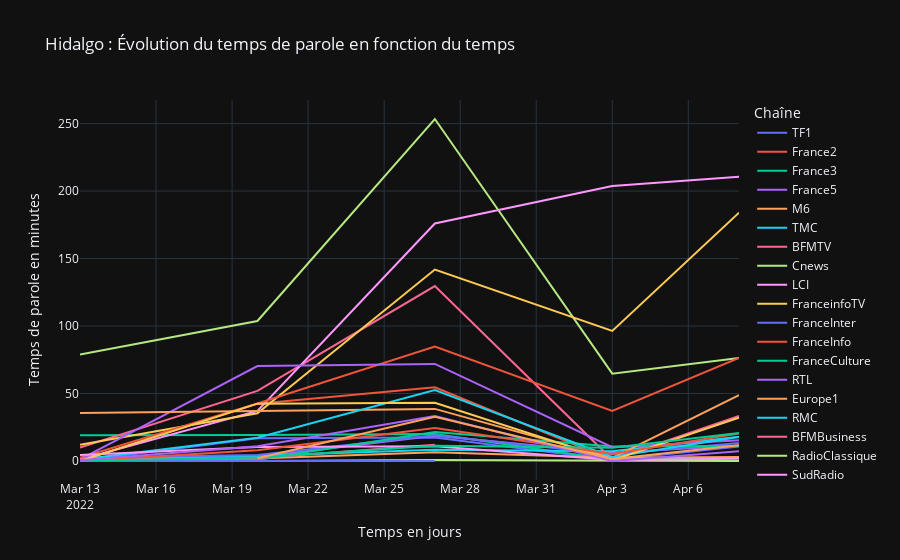

This figure's notebook cell:
### Code cell
px.line(df_hidalgo, x='Période', y="Somme", color='Chaîne', labels={
    "Période": "Temps en jours",
    "Somme": "Temps de parole en minutes",
    "Chaîne": "Chaîne"
}, title="Hidalgo : Évolution du temps de parole en fonction du temps")

### Figure 1 — Plotly figure (JSON) as saved in the notebook; plotly's stock layout.template omitted (floating-point values rounded to 4 significant figures)
{"data": [{"hovertemplate": "Chaîne=TF1<br>Temps en jours=%{x}<br>Temps de parole en minutes=%{y}<extra></extra>", "legendgroup": "TF1", "line": {"color": "#636efa", "dash": "solid"}, "marker": {"symbol": "circle"}, "mode": "lines", "name": "TF1", "orientation": "v", "showlegend": true, "x": ["2022-03-13T00:00:00", "2022-03-20T00:00:00", "2022-03-27T00:00:00", "2022-04-03T00:00:00", "2022-04-08T00:00:00"], "xaxis": "x", "y": [0.0, 16.8, 17.47, 0.6833, 10.8], "yaxis": "y", "type": "scatter"}, {"hovertemplate": "Chaîne=France2<br>Temps en jours=%{x}<br>Temps de parole en minutes=%{y}<extra></extra>", "legendgroup": "France2", "line": {"color": "#EF553B", "dash": "solid"}, "marker": {"symbol": "circle"}, "mode": "lines", "name": "France2", "orientation": "v", "showlegend": true, "x": ["2022-03-13T00:00:00", "2022-03-20T00:00:00", "2022-03-27T00:00:00", "2022-04-03T00:00:00", "2022-04-08T00:00:00"], "xaxis": "x", "y": [0.0, 42.48, 54.65, 0.5833, 32.82], "yaxis": "y", "type": "scatter"}, {"hovertemplate": "Chaîne=France3<br>Temps en jours=%{x}<br>Temps de parole en minutes=%{y}<extra></extra>", "legendgroup": "France3", "line": {"color": "#00cc96", "dash": "solid"}, "marker": {"symbol": "circle"}, "mode": "lines", "name": "France3", "orientation": "v", "showlegend": true, "x": ["2022-03-13T00:00:00", "2022-03-20T00:00:00", "2022-03-27T00:00:00", "2022-04-03T00:00:00", "2022-04-08T00:00:00"], "xaxis": "x", "y": [19.1, 19.3, 20.07, 0.85, 2.383], "yaxis": "y", "type": "scatter"}, {"hovertemplate": "Chaîne=France5<br>Temps en jours=%{x}<br>Temps de parole en minutes=%{y}<extra></extra>", "legendgroup": "France5", "line": {"color": "#ab63fa", "dash": "solid"}, "marker": {"symbol": "circle"}, "mode": "lines", "name": "France5", "orientation": "v", "showlegend": true, "x": ["2022-03-13T00:00:00", "2022-03-20T00:00:00", "2022-03-27T00:00:00", "2022-04-03T00:00:00", "2022-04-08T00:00:00"], "xaxis": "x", "y": [0.6, 3.05, 18.65, 6.15, 11.5], "yaxis": "y", "type": "scatter"}, {"hovertemplate": "Chaîne=M6<br>Temps en jours=%{x}<br>Temps de parole en minutes=%{y}<extra></extra>", "legendgroup": "M6", "line": {"color": "#FFA15A", "dash": "solid"}, "marker": {"symbol": "circle"}, "mode": "lines", "name": "M6", "orientation": "v", "showlegend": true, "x": ["2022-03-13T00:00:00", "2022-03-20T00:00:00", "2022-03-27T00:00:00", "2022-04-03T00:00:00", "2022-04-08T00:00:00"], "xaxis": "x", "y": [1.517, 1.9, 6.417, 2.35, 3.033], "yaxis": "y", "type": "scatter"}, {"hovertemplate": "Chaîne=TMC<br>Temps en jours=%{x}<br>Temps de parole en minutes=%{y}<extra></extra>", "legendgroup": "TMC", "line": {"color": "#19d3f3", "dash": "solid"}, "marker": {"symbol": "circle"}, "mode": "lines", "name": "TMC", "orientation": "v", "showlegend": true, "x": ["2022-03-13T00:00:00", "2022-03-20T00:00:00", "2022-03-27T00:00:00", "2022-04-03T00:00:00", "2022-04-08T00:00:00"], "xaxis": "x", "y": [0.9833, 3.85, 8.383, 7.217, 17.93], "yaxis": "y", "type": "scatter"}, {"hovertemplate": "Chaîne=BFMTV<br>Temps en jours=%{x}<br>Temps de parole en minutes=%{y}<extra></extra>", "legendgroup": "BFMTV", "line": {"color": "#FF6692", "dash": "solid"}, "marker": {"symbol": "circle"}, "mode": "lines", "name": "BFMTV", "orientation": "v", "showlegend": true, "x": ["2022-03-13T00:00:00", "2022-03-20T00:00:00", "2022-03-27T00:00:00", "2022-04-03T00:00:00", "2022-04-08T00:00:00"], "xaxis": "x", "y": [10.02, 51.92, 129.6, 1.1, 33.35], "yaxis": "y", "type": "scatter"}, {"hovertemplate": "Chaîne=Cnews<br>Temps en jours=%{x}<br>Temps de parole en minutes=%{y}<extra></extra>", "legendgroup": "Cnews", "line": {"color": "#B6E880", "dash": "solid"}, "marker": {"symbol": "circle"}, "mode": "lines", "name": "Cnews", "orientation": "v", "showlegend": true, "x": ["2022-03-13T00:00:00", "2022-03-20T00:00:00", "2022-03-27T00:00:00", "2022-04-03T00:00:00", "2022-04-08T00:00:00"], "xaxis": "x", "y": [78.85, 103.7, 253.4, 64.73, 76.37], "yaxis": "y", "type": "scatter"}, {"hovertemplate": "Chaîne=LCI<br>Temps en jours=%{x}<br>Temps de parole en minutes=%{y}<extra></extra>", "legendgroup": "LCI", "line": {"color": "#FF97FF", "dash": "solid"}, "marker": {"symbol": "circle"}, "mode": "lines", "name": "LCI", "orientation": "v", "showlegend": true, "x": ["2022-03-13T00:00:00", "2022-03-20T00:00:00", "2022-03-27T00:00:00", "2022-04-03T00:00:00", "2022-04-08T00:00:00"], "xaxis": "x", "y": [1.167, 37.1, 176.0, 203.7, 210.6], "yaxis": "y", "type": "scatter"}, {"hovertemplate": "Chaîne=FranceinfoTV<br>Temps en jours=%{x}<br>Temps de parole en minutes=%{y}<extra></extra>", "legendgroup": "FranceinfoTV", "line": {"color": "#FECB52", "dash": "solid"}, "marker": {"symbol": "circle"}, "mode": "lines", "name": "FranceinfoTV", "orientation": "v", "showlegend": true, "x": ["2022-03-13T00:00:00", "2022-03-20T00:00:00", "2022-03-27T00:00:00", "2022-04-03T00:00:00", "2022-04-08T00:00:00"], "xaxis": "x", "y": [11.97, 35.37, 141.8, 96.33, 184.0], "yaxis": "y", "type": "scatter"}, {"hovertemplate": "Chaîne=FranceInter<br>Temps en jours=%{x}<br>Temps de parole en minutes=%{y}<extra></extra>", "legendgroup": "FranceInter", "line": {"color": "#636efa", "dash": "solid"}, "marker": {"symbol": "circle"}, "mode": "lines", "name": "FranceInter", "orientation": "v", "showlegend": true, "x": ["2022-03-13T00:00:00", "2022-03-20T00:00:00", "2022-03-27T00:00:00", "2022-04-03T00:00:00", "2022-04-08T00:00:00"], "xaxis": "x", "y": [2.383, 4.483, 19.02, 5.067, 13.28], "yaxis": "y", "type": "scatter"}, {"hovertemplate": "Chaîne=FranceInfo<br>Temps en jours=%{x}<br>Temps de parole en minutes=%{y}<extra></extra>", "legendgroup": "FranceInfo", "line": {"color": "#EF553B", "dash": "solid"}, "marker": {"symbol": "circle"}, "mode": "lines", "name": "FranceInfo", "orientation": "v", "showlegend": true, "x": ["2022-03-13T00:00:00", "2022-03-20T00:00:00", "2022-03-27T00:00:00", "2022-04-03T00:00:00", "2022-04-08T00:00:00"], "xaxis": "x", "y": [2.383, 42.55, 84.83, 37.02, 76.33], "yaxis": "y", "type": "scatter"}, {"hovertemplate": "Chaîne=FranceCulture<br>Temps en jours=%{x}<br>Temps de parole en minutes=%{y}<extra></extra>", "legendgroup": "FranceCulture", "line": {"color": "#00cc96", "dash": "solid"}, "marker": {"symbol": "circle"}, "mode": "lines", "name": "FranceCulture", "orientation": "v", "showlegend": true, "x": ["2022-03-13T00:00:00", "2022-03-20T00:00:00", "2022-03-27T00:00:00", "2022-04-03T00:00:00", "2022-04-08T00:00:00"], "xaxis": "x", "y": [0.4167, 0.9333, 21.43, 10.78, 11.1], "yaxis": "y", "type": "scatter"}, {"hovertemplate": "Chaîne=RTL<br>Temps en jours=%{x}<br>Temps de parole en minutes=%{y}<extra></extra>", "legendgroup": "RTL", "line": {"color": "#ab63fa", "dash": "solid"}, "marker": {"symbol": "circle"}, "mode": "lines", "name": "RTL", "orientation": "v", "showlegend": true, "x": ["2022-03-13T00:00:00", "2022-03-20T00:00:00", "2022-03-27T00:00:00", "2022-04-03T00:00:00", "2022-04-08T00:00:00"], "xaxis": "x", "y": [1.133, 70.35, 71.95, 10.27, 15.45], "yaxis": "y", "type": "scatter"}, {"hovertemplate": "Chaîne=Europe1<br>Temps en jours=%{x}<br>Temps de parole en minutes=%{y}<extra></extra>", "legendgroup": "Europe1", "line": {"color": "#FFA15A", "dash": "solid"}, "marker": {"symbol": "circle"}, "mode": "lines", "name": "Europe1", "orientation": "v", "showlegend": true, "x": ["2022-03-13T00:00:00", "2022-03-20T00:00:00", "2022-03-27T00:00:00", "2022-04-03T00:00:00", "2022-04-08T00:00:00"], "xaxis": "x", "y": [35.65, 37.37, 38.62, 2.233, 48.87], "yaxis": "y", "type": "scatter"}, {"hovertemplate": "Chaîne=RMC<br>Temps en jours=%{x}<br>Temps de parole en minutes=%{y}<extra></extra>", "legendgroup": "RMC", "line": {"color": "#19d3f3", "dash": "solid"}, "marker": {"symbol": "circle"}, "mode": "lines", "name": "RMC", "orientation": "v", "showlegend": true, "x": ["2022-03-13T00:00:00", "2022-03-20T00:00:00", "2022-03-27T00:00:00", "2022-04-03T00:00:00", "2022-04-08T00:00:00"], "xaxis": "x", "y": [1.183, 17.18, 52.53, 3.0, 17.77], "yaxis": "y", "type": "scatter"}, {"hovertemplate": "Chaîne=BFMBusiness<br>Temps en jours=%{x}<br>Temps de parole en minutes=%{y}<extra></extra>", "legendgroup": "BFMBusiness", "line": {"color": "#FF6692", "dash": "solid"}, "marker": {"symbol": "circle"}, "mode": "lines", "name": "BFMBusiness", "orientation": "v", "showlegend": true, "x": ["2022-03-13T00:00:00", "2022-03-20T00:00:00", "2022-03-27T00:00:00"], "xaxis": "x", "y": [1.433, 1.983, 12.12], "yaxis": "y", "type": "scatter"}, {"hovertemplate": "Chaîne=RadioClassique<br>Temps en jours=%{x}<br>Temps de parole en minutes=%{y}<extra></extra>", "legendgroup": "RadioClassique", "line": {"color": "#B6E880", "dash": "solid"}, "marker": {"symbol": "circle"}, "mode": "lines", "name": "RadioClassique", "orientation": "v", "showlegend": true, "x": ["2022-03-13T00:00:00", "2022-03-20T00:00:00", "2022-03-27T00:00:00", "2022-04-03T00:00:00", "2022-04-08T00:00:00"], "xaxis": "x", "y": [0.0, 0.0, 0.75, 0.0, 0.0], "yaxis": "y", "type": "scatter"}, {"hovertemplate": "Chaîne=SudRadio<br>Temps en jours=%{x}<br>Temps de parole en minutes=%{y}<extra></extra>", "legendgroup": "SudRadio", "line": {"color": "#FF97FF", "dash": "solid"}, "marker": {"symbol": "circle"}, "mode": "lines", "name": "SudRadio", "orientation": "v", "showlegend": true, "x": ["2022-03-13T00:00:00", "2022-03-20T00:00:00", "2022-03-27T00:00:00", "2022-04-03T00:00:00", "2022-04-08T00:00:00"], "xaxis": "x", "y": [4.4, 10.4, 11.0, 0.7667, 1.667], "yaxis": "y", "type": "scatter"}, {"hovertemplate": "Chaîne=TV5Monde<br>Temps en jours=%{x}<br>Temps de parole en minutes=%{y}<extra></extra>", "legendgroup": "TV5Monde", "line": {"color": "#FECB52", "dash": "solid"}, "marker": {"symbol": "circle"}, "mode": "lines", "name": "TV5Monde", "orientation": "v", "showlegend": true, "x": ["2022-03-13T00:00:00", "2022-03-20T00:00:00", "2022-03-27T00:00:00", "2022-04-03T00:00:00", "2022-04-08T00:00:00"], "xaxis": "x", "y": [0.0, 42.48, 43.15, 0.5833, 32.08], "yaxis": "y", "type": "scatter"}, {"hovertemplate": "Chaîne=Euronews<br>Temps en jours=%{x}<br>Temps de parole en minutes=%{y}<extra></extra>", "legendgroup": "Euronews", "line": {"color": "#636efa", "dash": "solid"}, "marker": {"symbol": "circle"}, "mode": "lines", "name": "Euronews", "orientation": "v", "showlegend": true, "x": ["2022-03-13T00:00:00", "2022-03-20T00:00:00", "2022-03-27T00:00:00"], "xaxis": "x", "y": [0.0, 0.0, 0.0], "yaxis": "y", "type": "scatter"}, {"hovertemplate": "Chaîne=RFI<br>Temps en jours=%{x}<br>Temps de parole en minutes=%{y}<extra></extra>", "legendgroup": "RFI", "line": {"color": "#EF553B", "dash": "solid"}, "marker": {"symbol": "circle"}, "mode": "lines", "name": "RFI", "orientation": "v", "showlegend": true, "x": ["2022-03-13T00:00:00", "2022-03-20T00:00:00", "2022-03-27T00:00:00", "2022-04-03T00:00:00", "2022-04-08T00:00:00"], "xaxis": "x", "y": [0.0, 8.0, 24.47, 5.133, 20.35], "yaxis": "y", "type": "scatter"}, {"hovertemplate": "Chaîne=France24<br>Temps en jours=%{x}<br>Temps de parole en minutes=%{y}<extra></extra>", "legendgroup": "France24", "line": {"color": "#00cc96", "dash": "solid"}, "marker": {"symbol": "circle"}, "mode": "lines", "name": "France24", "orientation": "v", "showlegend": true, "x": ["2022-03-13T00:00:00", "2022-03-20T00:00:00", "2022-03-27T00:00:00", "2022-04-03T00:00:00", "2022-04-08T00:00:00"], "xaxis": "x", "y": [0.2, 2.517, 11.38, 9.833, 20.68], "yaxis": "y", "type": "scatter"}, {"hovertemplate": "Chaîne=RMC Story<br>Temps en jours=%{x}<br>Temps de parole en minutes=%{y}<extra></extra>", "legendgroup": "RMC Story", "line": {"color": "#ab63fa", "dash": "solid"}, "marker": {"symbol": "circle"}, "mode": "lines", "name": "RMC Story", "orientation": "v", "showlegend": true, "x": ["2022-03-13T00:00:00", "2022-03-20T00:00:00", "2022-03-27T00:00:00", "2022-04-03T00:00:00", "2022-04-08T00:00:00"], "xaxis": "x", "y": [0.6333, 10.93, 33.27, 0.0, 7.2], "yaxis": "y", "type": "scatter"}, {"hovertemplate": "Chaîne=C8<br>Temps en jours=%{x}<br>Temps de parole en minutes=%{y}<extra></extra>", "legendgroup": "C8", "line": {"color": "#FFA15A", "dash": "solid"}, "marker": {"symbol": "circle"}, "mode": "lines", "name": "C8", "orientation": "v", "showlegend": true, "x": ["2022-03-20T00:00:00", "2022-03-27T00:00:00", "2022-04-03T00:00:00", "2022-04-08T00:00:00"], "xaxis": "x", "y": [2.05, 32.85, 1.5, 11.67], "yaxis": "y", "type": "scatter"}, {"hovertemplate": "Chaîne=RMCDecouverte<br>Temps en jours=%{x}<br>Temps de parole en minutes=%{y}<extra></extra>", "legendgroup": "RMCDecouverte", "line": {"color": "#19d3f3", "dash": "solid"}, "marker": {"symbol": "circle"}, "mode": "lines", "name": "RMCDecouverte", "orientation": "v", "showlegend": true, "x": ["2022-03-27T00:00:00"], "xaxis": "x", "y": [0.0], "yaxis": "y", "type": "scatter"}], "layout": {"xaxis": {"anchor": "y", "domain": [0.0, 1.0], "title": {"text": "Temps en jours"}}, "yaxis": {"anchor": "x", "domain": [0.0, 1.0], "title": {"text": "Temps de parole en minutes"}}, "legend": {"title": {"text": "Chaîne"}, "tracegroupgap": 0}, "title": {"text": "Hidalgo : Évolution du temps de parole en fonction du temps"}}}
